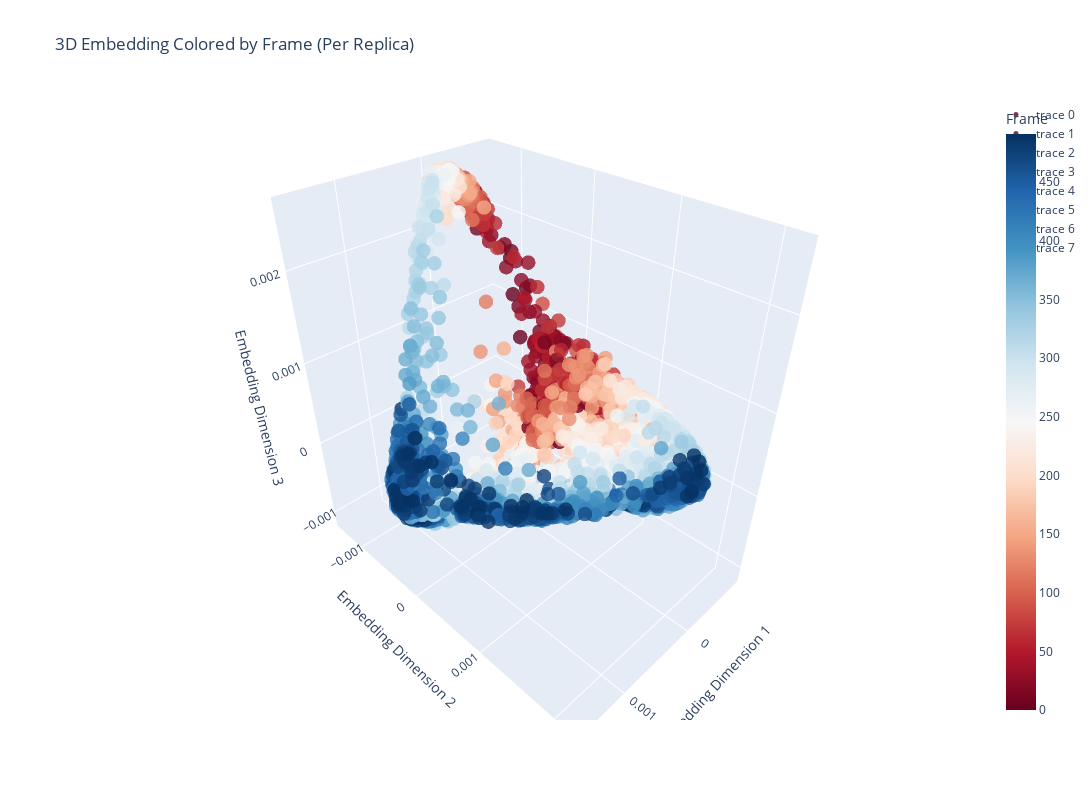

Notebook code for this chart:
### Code cell
fig = go.Figure()

replicas = meta_data['Rep'].unique()

for replica in replicas:
    # Get indices for the current replica
    mask = meta_data['Rep'] == replica
    replica_embeddings = reduced_emb[mask]
    replica_frames = meta_data['Frame'][mask]

    fig.add_trace(go.Scatter3d(
        x=replica_embeddings[:, 0],
        y=replica_embeddings[:, 1],
        z=replica_embeddings[:, 2],
        mode='markers',
        marker=dict(
            size=5,
            color=replica_frames,  # Color by frame within this replica
            colorscale='RdBu',
            opacity=0.8,
            colorbar=dict(title="Frame") if replica == replicas[0] else None  # One colorbar only

        ),
        #name=str(replica)
    ))

fig.update_layout(
    title="3D Embedding Colored by Frame (Per Replica)",
    scene=dict(
        xaxis_title="Embedding Dimension 1",
        yaxis_title="Embedding Dimension 2",
        zaxis_title="Embedding Dimension 3"
    ),
    width=1200,
    height=800
)

fig.show()

### Figure 1 — Plotly figure (JSON) as saved in the notebook; plotly's stock layout.template omitted (floating-point values rounded to 4 significant figures; data arrays with more than 128 entries replaced by an {"elided": "..."} marker saying what was removed)
{"data": [{"marker": {"color": {"elided": "492 int values"}, "colorbar": {"title": {"text": "Frame"}}, "colorscale": [[0, "rgb(103,0,31)"], [0.1, "rgb(178,24,43)"], [0.2, "rgb(214,96,77)"], [0.3, "rgb(244,165,130)"], [0.4, "rgb(253,219,199)"], [0.5, "rgb(247,247,247)"], [0.6, "rgb(209,229,240)"], [0.7, "rgb(146,197,222)"], [0.8, "rgb(67,147,195)"], [0.9, "rgb(33,102,172)"], [1, "rgb(5,48,97)"]], "opacity": 0.8, "size": 5}, "mode": "markers", "type": "scatter3d", "x": {"elided": "492 float values"}, "y": {"elided": "492 float values"}, "z": {"elided": "492 float values"}}, {"marker": {"color": {"elided": "495 int values"}, "colorscale": [[0, "rgb(103,0,31)"], [0.1, "rgb(178,24,43)"], [0.2, "rgb(214,96,77)"], [0.3, "rgb(244,165,130)"], [0.4, "rgb(253,219,199)"], [0.5, "rgb(247,247,247)"], [0.6, "rgb(209,229,240)"], [0.7, "rgb(146,197,222)"], [0.8, "rgb(67,147,195)"], [0.9, "rgb(33,102,172)"], [1, "rgb(5,48,97)"]], "opacity": 0.8, "size": 5}, "mode": "markers", "type": "scatter3d", "x": {"elided": "495 float values"}, "y": {"elided": "495 float values"}, "z": {"elided": "495 float values"}}, {"marker": {"color": {"elided": "490 int values"}, "colorscale": [[0, "rgb(103,0,31)"], [0.1, "rgb(178,24,43)"], [0.2, "rgb(214,96,77)"], [0.3, "rgb(244,165,130)"], [0.4, "rgb(253,219,199)"], [0.5, "rgb(247,247,247)"], [0.6, "rgb(209,229,240)"], [0.7, "rgb(146,197,222)"], [0.8, "rgb(67,147,195)"], [0.9, "rgb(33,102,172)"], [1, "rgb(5,48,97)"]], "opacity": 0.8, "size": 5}, "mode": "markers", "type": "scatter3d", "x": {"elided": "490 float values"}, "y": {"elided": "490 float values"}, "z": {"elided": "490 float values"}}, {"marker": {"color": {"elided": "500 int values"}, "colorscale": [[0, "rgb(103,0,31)"], [0.1, "rgb(178,24,43)"], [0.2, "rgb(214,96,77)"], [0.3, "rgb(244,165,130)"], [0.4, "rgb(253,219,199)"], [0.5, "rgb(247,247,247)"], [0.6, "rgb(209,229,240)"], [0.7, "rgb(146,197,222)"], [0.8, "rgb(67,147,195)"], [0.9, "rgb(33,102,172)"], [1, "rgb(5,48,97)"]], "opacity": 0.8, "size": 5}, "mode": "markers", "type": "scatter3d", "x": {"elided": "500 float values"}, "y": {"elided": "500 float values"}, "z": {"elided": "500 float values"}}, {"marker": {"color": {"elided": "486 int values"}, "colorscale": [[0, "rgb(103,0,31)"], [0.1, "rgb(178,24,43)"], [0.2, "rgb(214,96,77)"], [0.3, "rgb(244,165,130)"], [0.4, "rgb(253,219,199)"], [0.5, "rgb(247,247,247)"], [0.6, "rgb(209,229,240)"], [0.7, "rgb(146,197,222)"], [0.8, "rgb(67,147,195)"], [0.9, "rgb(33,102,172)"], [1, "rgb(5,48,97)"]], "opacity": 0.8, "size": 5}, "mode": "markers", "type": "scatter3d", "x": {"elided": "486 float values"}, "y": {"elided": "486 float values"}, "z": {"elided": "486 float values"}}, {"marker": {"color": {"elided": "474 int values"}, "colorscale": [[0, "rgb(103,0,31)"], [0.1, "rgb(178,24,43)"], [0.2, "rgb(214,96,77)"], [0.3, "rgb(244,165,130)"], [0.4, "rgb(253,219,199)"], [0.5, "rgb(247,247,247)"], [0.6, "rgb(209,229,240)"], [0.7, "rgb(146,197,222)"], [0.8, "rgb(67,147,195)"], [0.9, "rgb(33,102,172)"], [1, "rgb(5,48,97)"]], "opacity": 0.8, "size": 5}, "mode": "markers", "type": "scatter3d", "x": {"elided": "474 float values"}, "y": {"elided": "474 float values"}, "z": {"elided": "474 float values"}}, {"marker": {"color": {"elided": "500 int values"}, "colorscale": [[0, "rgb(103,0,31)"], [0.1, "rgb(178,24,43)"], [0.2, "rgb(214,96,77)"], [0.3, "rgb(244,165,130)"], [0.4, "rgb(253,219,199)"], [0.5, "rgb(247,247,247)"], [0.6, "rgb(209,229,240)"], [0.7, "rgb(146,197,222)"], [0.8, "rgb(67,147,195)"], [0.9, "rgb(33,102,172)"], [1, "rgb(5,48,97)"]], "opacity": 0.8, "size": 5}, "mode": "markers", "type": "scatter3d", "x": {"elided": "500 float values"}, "y": {"elided": "500 float values"}, "z": {"elided": "500 float values"}}, {"marker": {"color": {"elided": "500 int values"}, "colorscale": [[0, "rgb(103,0,31)"], [0.1, "rgb(178,24,43)"], [0.2, "rgb(214,96,77)"], [0.3, "rgb(244,165,130)"], [0.4, "rgb(253,219,199)"], [0.5, "rgb(247,247,247)"], [0.6, "rgb(209,229,240)"], [0.7, "rgb(146,197,222)"], [0.8, "rgb(67,147,195)"], [0.9, "rgb(33,102,172)"], [1, "rgb(5,48,97)"]], "opacity": 0.8, "size": 5}, "mode": "markers", "type": "scatter3d", "x": {"elided": "500 float values"}, "y": {"elided": "500 float values"}, "z": {"elided": "500 float values"}}], "layout": {"height": 800, "scene": {"xaxis": {"title": {"text": "Embedding Dimension 1"}}, "yaxis": {"title": {"text": "Embedding Dimension 2"}}, "zaxis": {"title": {"text": "Embedding Dimension 3"}}}, "title": {"text": "3D Embedding Colored by Frame (Per Replica)"}, "width": 1200}}
